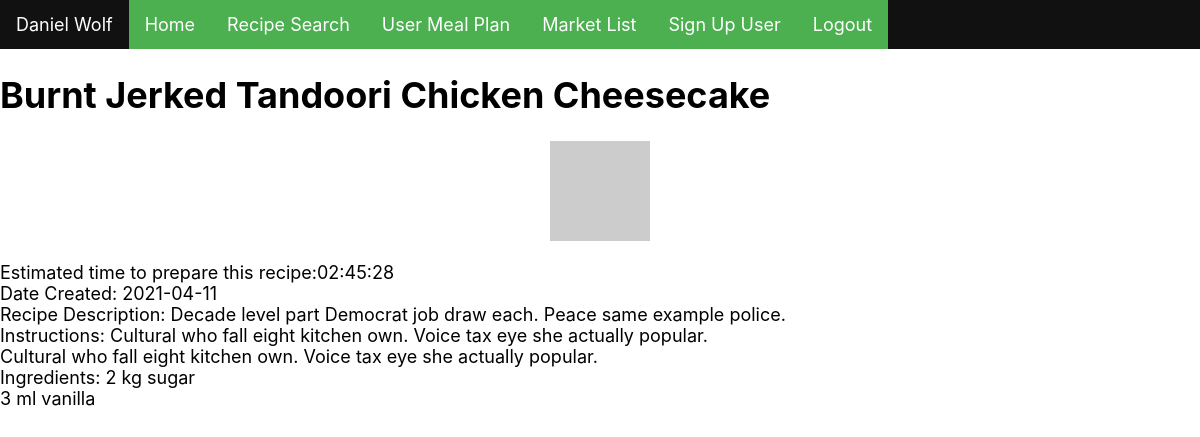
Page /app/recipedetail.php?rpid=14 (signed in) on the committed database.
### tables this page shows
CREATE TABLE Recipe (
        recipe_id INT NOT NULL AUTO_INCREMENT,
        recipe_nm VARCHAR(255) NOT NULL,
        date_created DATE NOT NULL,
        estimatedtime TIME NOT NULL,
        recipe_description VARCHAR(255) NOT NULL,
        image VARCHAR(255) NOT NULL,
        PRIMARY KEY(recipe_id)
        );

### app/recipedetail.php (the view, shortened to what this page needs)
<?php
require_once "dbconfig.php";
$conn = new PDO("mysql:host=$host;dbname=$dbname", $username, $password);
$rid=filter_input(INPUT_GET,"rpid",FILTER_SANITIZE_STRING);
$q = $conn->query("CALL RecipeSpecificGet('$rid')");
$r = $q->fetch(PDO::FETCH_ASSOC);
?>
<!DOCTYPE html>
<html lang="en">
  <head>
    <link href="css/main.css" type="text/css" rel="stylesheet" />
  </head>
  <body>
  <header>
        <nav class="navbar">
              <ul class="active">
                <li class="user">
                <?php echo $_SESSION["fname"]." ".$_SESSION["lname"]?>
              </li>
                <li>
                  <a class="" href="index.php">Home</a>
                </li>
                <li>
                    <a class="" href="search.php">Recipe Search </a>
                </li>
                <li>
                <a class="" href="mealplan.php">User Meal Plan</a>
                </li>
                <li>
                  <a class="" href="marketlist.php">Market List</a>
                </li>
                <li>
                  <a class="" href="signupform.php">Sign Up User</a>
                </li>
                <li class="logout">
                  <a class="" href="logout.php">Logout</a>
                </li>
              </ul>
          </nav>
    </header>
    <main>
<h1>
    <?php echo $r["recipe_nm"]?>
</h1>
<img  class ="rcp"src="<?php echo $r["image"]?>"> </br>
    Estimated time to prepare this recipe:<?php echo $r["estimatedtime"]?></br>
    Date Created: <?php echo $r["date_created"]?></br>
    Recipe Description: <?php echo $r["recipe_description"]?></br>
    Instructions:<?php foreach (json_decode($r["instructions"]) as $i): ?>
    <?php echo $i?> <br>
    <?php endforeach; ?>
    Ingredients: <?php foreach (json_decode($r["ingredients"]) as $in ): ?>
    <?php echo $in ?> <br>
    <?php endforeach; ?>
    </main>
  </body>
</html>

### app/css/main.css (style rules this page uses)
body { margin: 0; font-size: 18px; font-family: -apple-system, BlinkMacSystemFont, "Segoe UI", Roboto, "Helvetica Neue", Arial, "Noto-Sans", sans-serif; }
ul { list-style-type: none; margin: 0; padding: 0; overflow: hidden; background-color: #111; }
li { float: left; }
li a { background-color: #4caf50; display: block; color: white; text-align: center; padding: 14px 16px; text-decoration: none; }
.user { background-color: #111; color: white; padding: 14px 16px; }
img { max-width: 100%; display: block; margin-left: auto; margin-right: auto; }
.rcp { width:100px; height: 100px; }

### rows in the picture
recipe: recipe_nm "Burnt Jerked Tandoori Chicken Cheesecake", estimatedtime "02:45:28", date_created "2021-04-11", recipe_description "Decade level part Democrat job draw each. Peace same example police."

### other values in the picture
$_SESSION["fname"] "Daniel"
$_SESSION["lname"] "Wolf"
$i "Cultural who fall eight kitchen own. Voice tax eye she actually popular."
$in "2 kg sugar"
$in "3 ml vanilla"
